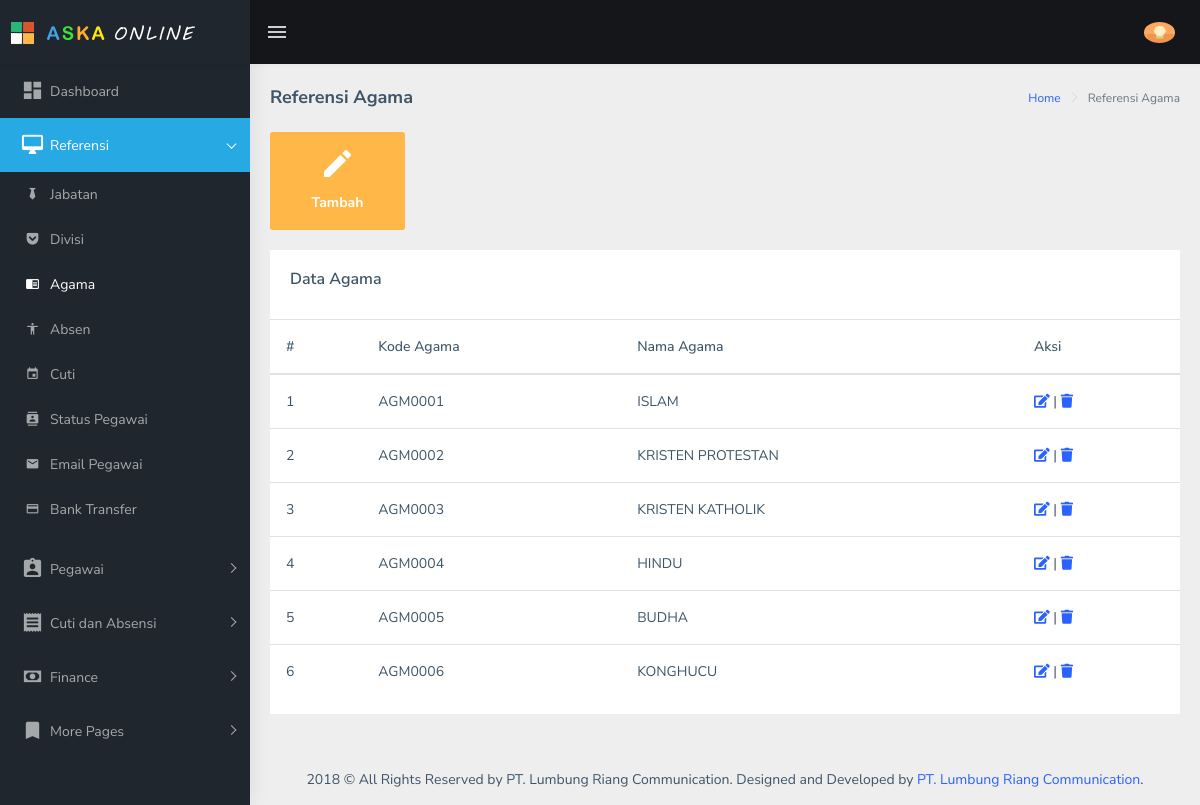
/?view=agama&id=9973843hupa&name=pegaaplication&agama (signed in), run on the app's committed database.
### tables this page shows
CREATE TABLE `tbl_data_agama` (
  `kode_agama` varchar(20) NOT NULL,
  `nama_agama` text NOT NULL
);

### reF/agama.php (the view, shortened to what this page needs)
<?php include ('config_config_cs/fungsi_no_otomatis_agama.php'); ?>
<link rel="stylesheet" type="text/css" href="assets/libs/select2/dist/css/select2.min.css">
<link rel="stylesheet" type="text/css" href="assets/libs/jquery-minicolors/jquery.minicolors.css">
<link rel="stylesheet" type="text/css" href="assets/libs/bootstrap-datepicker/dist/css/bootstrap-datepicker.min.css">
<link rel="stylesheet" type="text/css" href="assets/libs/quill/dist/quill.snow.css">
<link rel="stylesheet" type="text/css" href="assets/extra-libs/multicheck/multicheck.css">
<link href="assets/libs/datatables.net-bs4/css/dataTables.bootstrap4.css" rel="stylesheet">
<link href="assets/libs/toastr/build/toastr.min.css" rel="stylesheet">
<link href="dist/css/style.min.css" rel="stylesheet">
<div class="container-fluid">
    <div class="row">
        <div class="col-md-6 col-lg-2 col-xlg-3">
            <a href="&mod=add" data-toggle="modal" data-target="#Modal1">
                            <div class="card card-hover">
                                <div class="box bg-warning text-center">
                                        <h1 class="font-light text-white"><i class="mdi mdi-pencil"></i></h1>
                                        <h6 class="text-white">Tambah</h6>
                                </div>
                            </div>
                        </a>
        </div>
    </div>
    <div class="row">
        <div class="col-12">
            <div class="card">
                <div class="card-body">
                    <h5 class="card-title m-b-0">Data Agama</h5>
                </div>
                <table class="table">
                    <thead>
                        <tr>
                            <th scope="col">#</th>
                            <th scope="col">Kode Agama</th>
                            <th scope="col">Nama Agama</th>
                            <th scope="col">Aksi</th>
                        </tr>
                    </thead>
                    <tbody>
                        <?php
                                        $q_bagian   = mysqli_query($connect, "SELECT * FROM tbl_data_agama ORDER BY kode_agama ASC") or die (mysqli_error($connect));
                                        $j_data     = mysqli_num_rows($q_bagian);
                                        if ($j_data == 0) {
                                            echo "<tr><td id='tengah' colspan='4' align='center'>-- Tidak Ada Data --</td></tr>";
                                        } else {
                                            $no = 1;
                                            while ($a_bag = mysqli_fetch_array($q_bagian)) { ?>
                        <td id='tengah'>
                            <?php echo $no; ?>
                        </td>
                        <td>
                            <?php echo $a_bag[0]; ?>
                        </td>
                        <td>
                            <?php echo $a_bag[1]; ?>
                        </td>
                        <td id='tengah'>
                            <a href="#<?php echo $a_bag[0];?>" data-toggle="modal" title="Edit Data" data-target="#myModal<?php echo $a_bag[0];?>"><span class="fa fa-edit"></span></a> |
                            <a href=
                                                "config_config_cs/del-agama-con.php?id=<?php echo $a_bag[0]; ?>" title="Hapus Data" onclick='/return konfirmasi("
                                                Menghapus data<?php echo $a_bag[1];?>")'><span class='fa fa-trash'></span></a>
                            <?php
                                                $no++;
                                            }
                                        }
                                    ?>
                    </tbody>
                </table>
            </div>
        </div>
    </div>
</div>

### data on the page
tbl_data_agama: kode_agama "AGM0001", nama_agama "ISLAM"
tbl_data_agama: kode_agama "AGM0002", nama_agama "KRISTEN PROTESTAN"
tbl_data_agama: kode_agama "AGM0003", nama_agama "KRISTEN KATHOLIK"
tbl_data_agama: kode_agama "AGM0004", nama_agama "HINDU"
tbl_data_agama: kode_agama "AGM0005", nama_agama "BUDHA"
tbl_data_agama: kode_agama "AGM0006", nama_agama "KONGHUCU"

### other printed values
$nav "Referensi Agama"
